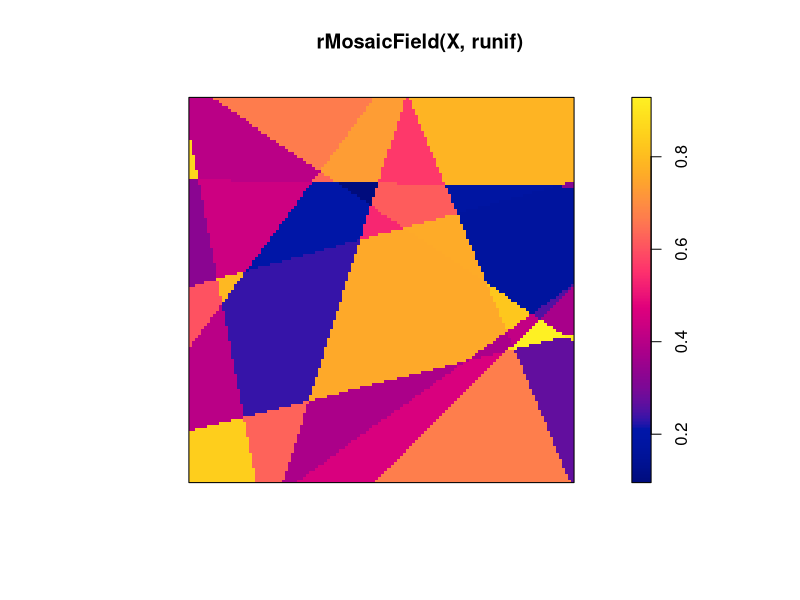
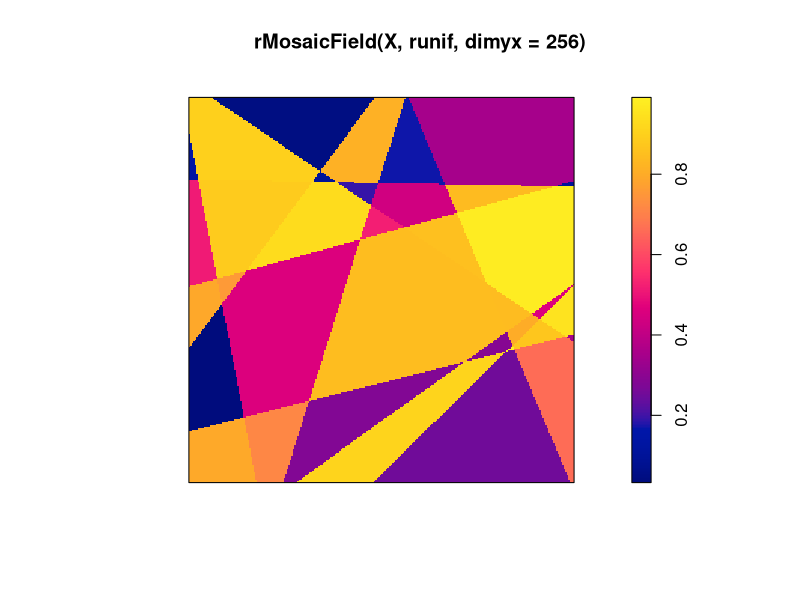
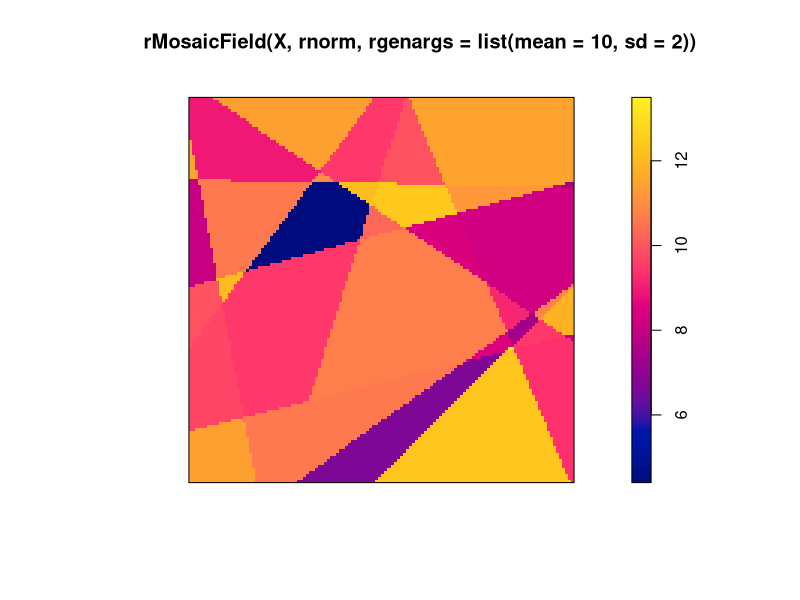
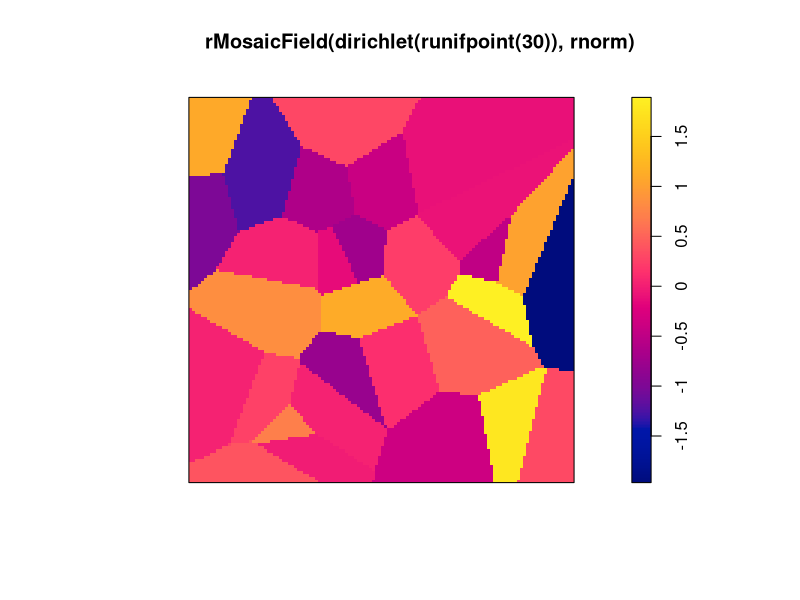

Recreate these plots in R, in order.
library(spatstat)


### Name: rMosaicField
### Title: Mosaic Random Field
### Aliases: rMosaicField
### Keywords: spatial datagen

### ** Examples

   X <- rpoislinetess(3)
   plot(rMosaicField(X, runif))
   plot(rMosaicField(X, runif, dimyx=256))
   plot(rMosaicField(X, rnorm, rgenargs=list(mean=10, sd=2)))

   plot(rMosaicField(dirichlet(runifpoint(30)), rnorm))
